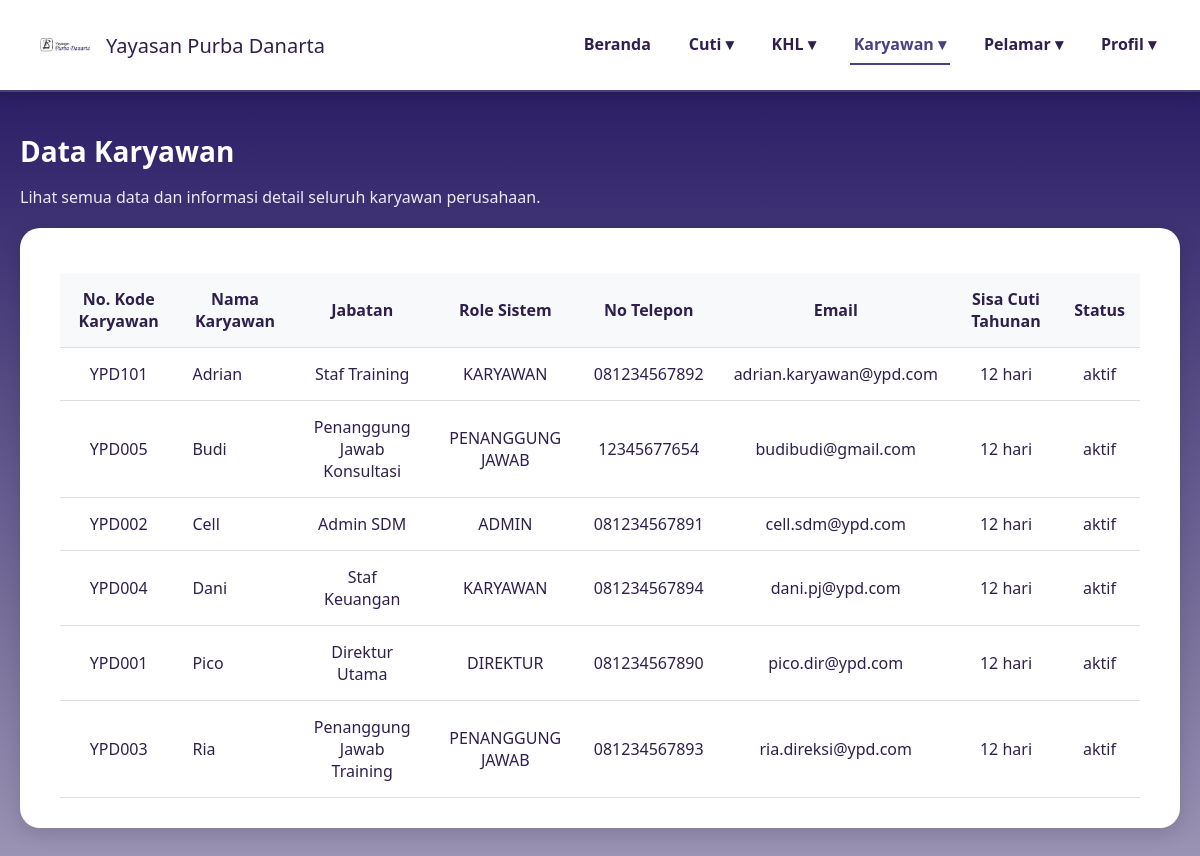
Screenshot of /data_karyawan_direktur.php with the database file from the repository.
### tables this page shows
CREATE TABLE `data_karyawan` (
  `id_karyawan` int(11) NOT NULL,
  `kode_karyawan` varchar(20) NOT NULL,
  `nama_lengkap` varchar(100) NOT NULL,
  `email` varchar(100) NOT NULL,
  `password` varchar(255) NOT NULL,
  `jabatan` varchar(50) NOT NULL,
  `divisi` varchar(50) NOT NULL,
  `role` enum('karyawan','direktur','admin','penanggung jawab') NOT NULL DEFAULT 'karyawan',
  `no_telp` varchar(20) DEFAULT NULL,
  `sisa_cuti_tahunan` int(3) DEFAULT 12,
  `sisa_cuti_lustrum` int(3) DEFAULT 5,
  `status_aktif` enum('aktif','non_aktif') NOT NULL DEFAULT 'aktif',
  `created_at` timestamp NOT NULL DEFAULT current_timestamp()
);

### data_karyawan_direktur.php (the view, shortened to what this page needs)
<?php
require 'config.php';
$query_data_karyawan = "
    SELECT
        kode_karyawan,
        nama_lengkap,
        jabatan,
        role,
        no_telp,
        email,
        sisa_cuti_tahunan,
        status_aktif
    FROM data_karyawan
    ORDER BY nama_lengkap ASC";
$result_karyawan = $conn->query($query_data_karyawan);
?>
<!DOCTYPE html>
<html lang="id">
<head>
    <link rel="stylesheet" href="https://cdnjs.cloudflare.com/ajax/libs/font-awesome/6.4.0/css/all.min.css">
</head>
<body>
    <header>
      <div class="logo">
        <img src="image/namayayasan.png" alt="Logo Yayasan">
        <span>Yayasan Purba Danarta</span>
      </div>
      <nav>
        <ul>
            <li><a href="dashboarddirektur.php">Beranda</a></li>
            <li><a href="#">Cuti ▾</a>
            </li>
            <li><a href="#">KHL ▾</a>
            </li>
            <li class="nav-active"><a href="#">Karyawan ▾</a>
            </li>
            <li><a href="#">Pelamar ▾</a>
            </li>
            <li><a href="#">Profil ▾</a>
            </li>
        </ul>
      </nav>
    </header>
    <main>
        <h1>Data Karyawan</h1>
        <p class="info-text">Lihat semua data dan informasi detail seluruh karyawan perusahaan.</p>
        <div class="card">
            <div class="data-table-container">
                <table class="data-table">
                    <thead>
                        <tr>
                            <th>No. Kode Karyawan</th>
                            <th>Nama Karyawan</th>
                            <th>Jabatan</th>
                            <th>Role Sistem</th>
                            <th>No Telepon</th>
                            <th>Email</th>
                            <th>Sisa Cuti Tahunan</th>
                            <th>Status</th>
                        </tr>
                    </thead>
                    <tbody>
                        <?php if ($result_karyawan->num_rows > 0): ?>
                            <?php while($row = $result_karyawan->fetch_assoc()): ?>
                                <tr>
                                    <td><?= htmlspecialchars($row['kode_karyawan']) ?></td>
                                    <td><?= htmlspecialchars($row['nama_lengkap']) ?></td>
                                    <td><?= htmlspecialchars($row['jabatan']) ?></td>
                                    <td><?= htmlspecialchars(strtoupper($row['role'])) ?></td>
                                    <td><?= htmlspecialchars($row['no_telp']) ?></td>
                                    <td><?= htmlspecialchars($row['email']) ?></td>
                                    <td><?= htmlspecialchars($row['sisa_cuti_tahunan']) ?> hari</td>
                                    <td><?= htmlspecialchars($row['status_aktif']) ?></td>
                                </tr>
                            <?php endwhile; ?>
                        <?php else: ?>
                            <tr>
                                <td colspan="8" style="text-align: center;">Tidak ada data karyawan ditemukan di database.</td>
                            </tr>
                        <?php endif; ?>
                    </tbody>
                </table>
            </div>
        </div>
    </main>
</body>
</html>

### data_karyawan_direktur.php (style rules this page uses)
:root { --primary-color: #1E105E; --accent-color: #4a3f81; --card-bg: #FFFFFF; --text-color-dark: #2e1f4f; --shadow-light: rgba(0,0,0,0.15); }
body { margin:0; font-family:'Segoe UI', Tahoma, Geneva, Verdana, sans-serif; background: linear-gradient(180deg, var(--primary-color) 0%, #a29bb8 100%); min-height:100vh; color:#fff; padding-bottom: 40px; }
header { background:var(--card-bg); padding:20px 40px; display:flex; justify-content:space-between; align-items:center; box-shadow: 0 4px 15px var(--shadow-light); border-bottom:2px solid var(--accent-color); flex-wrap:wrap; }
.logo { display:flex; align-items:center; gap:16px; font-weight:500; font-size:20px; color:var(--text-color-dark); }
.logo img { width: 50px; height: 50px; object-fit: contain; border-radius: 50%; }
nav ul { list-style:none; margin:0; padding:0; display:flex; gap:30px; }
nav li { position:relative; }
nav a { text-decoration:none; color:var(--text-color-dark); font-weight:600; padding:8px 4px; display:block; transition: color 0.3s ease; }
.nav-active > a { border-bottom: 2px solid var(--accent-color); color: var(--accent-color); }
main { max-width:1200px; margin:40px auto; padding:0 20px; }
h1 { text-align:left; font-size:28px; margin-bottom:10px; color:#fff; }
.card { background:var(--card-bg); color:var(--text-color-dark); border-radius:20px; padding:30px 40px; box-shadow:0 5px 20px var(--shadow-light); }
.data-table-container { overflow-x: auto; }
.data-table { width: 100%; border-collapse: collapse; margin-top: 15px; color: var(--text-color-dark); min-width: 900px; }
.data-table th, .data-table td { padding: 15px; text-align: left; border-bottom: 1px solid #ddd; }
.data-table th { background-color: #f8f9fa; font-weight: 600; text-align: center; }
.data-table td { text-align: center; }
.data-table td:nth-child(2) { text-align: left; }
.info-text { color:#fff; margin-bottom: 20px; opacity: 0.9; }

### rows the page displays
data_karyawan: kode_karyawan "YPD101", nama_lengkap "Adrian", jabatan "Staf Training", role "KARYAWAN", no_telp "081234567892", email "adrian.karyawan@ypd.com", sisa_cuti_tahunan "12", status_aktif "aktif"
data_karyawan: kode_karyawan "YPD005", nama_lengkap "Budi", jabatan "Penanggung Jawab Konsultasi", role "PENANGGUNG JAWAB", no_telp "12345677654", email "budibudi@gmail.com", sisa_cuti_tahunan "12", status_aktif "aktif"
data_karyawan: kode_karyawan "YPD002", nama_lengkap "Cell", jabatan "Admin SDM", role "ADMIN", no_telp "081234567891", email "cell.sdm@ypd.com", sisa_cuti_tahunan "12", status_aktif "aktif"
data_karyawan: kode_karyawan "YPD004", nama_lengkap "Dani", jabatan "Staf Keuangan", role "KARYAWAN", no_telp "081234567894", email "dani.pj@ypd.com", sisa_cuti_tahunan "12", status_aktif "aktif"
data_karyawan: kode_karyawan "YPD001", nama_lengkap "Pico", jabatan "Direktur Utama", role "DIREKTUR", no_telp "081234567890", email "pico.dir@ypd.com", sisa_cuti_tahunan "12", status_aktif "aktif"
data_karyawan: kode_karyawan "YPD003", nama_lengkap "Ria", jabatan "Penanggung Jawab Training", role "PENANGGUNG JAWAB", no_telp "081234567893", email "ria.direksi@ypd.com", sisa_cuti_tahunan "12", status_aktif "aktif"
